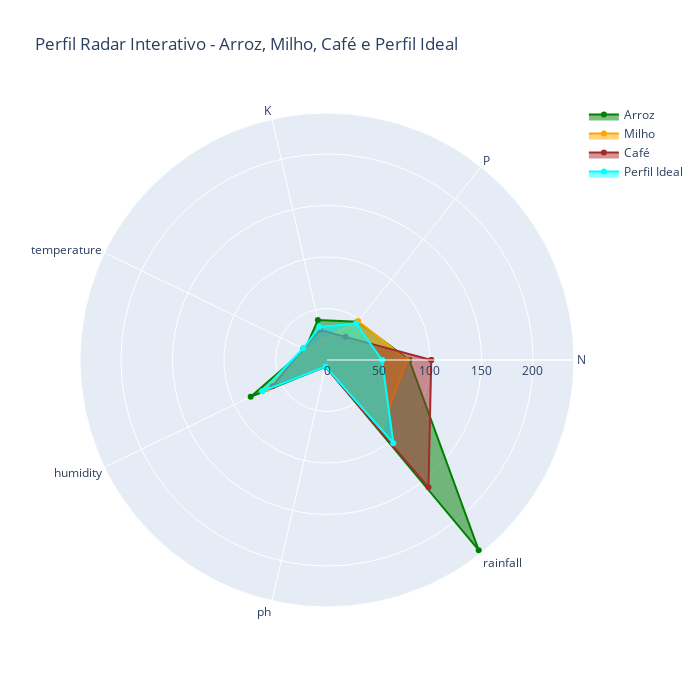

Here is the notebook cell this chart was saved with:
### Markdown cell above
🧭 Gráfico radar interativo (Plotly) para arroz, milho, café e perfil de solo ideal

Este gráfico do tipo radar compara as médias das variáveis numéricas para os cultivos de arroz, milho e café, além de um perfil de solo ideal definido previamente. Cada cultura apresenta um perfil específico, com destaque para diferentes variáveis como precipitação, umidade, nitrogênio, fósforo, potássio, pH e temperatura. O perfil ideal serve como referência para identificar o quão próximo cada cultura está das condições consideradas ideais. Essa visualização facilita a análise multivariada e pode apoiar decisões agronômicas, como sugestões de cultivo para determinadas regiões, ajustes no solo ou estratégias de manejo baseadas em similaridade com o perfil ideal.

### Code cell
#🧭 Gráfico radar interativo (Plotly) para arroz, milho, café e perfil ideal

# Médias por cultura
df_rice = df[df['label'] == 'rice'].drop(columns='label').mean()
df_maize = df[df['label'] == 'maize'].drop(columns='label').mean()
df_coffee = df[df['label'] == 'coffee'].drop(columns='label').mean()

# Valores em lista
val_rice = df_rice.values.tolist()
val_maize = df_maize.values.tolist()
val_coffee = df_coffee.values.tolist()
val_ideal = perfil_ideal.values.tolist()

# Fechar ciclo do radar (primeiro ponto se repete no final)
variaveis = perfil_ideal.index.tolist()
variaveis += [variaveis[0]]
val_rice += [val_rice[0]]
val_maize += [val_maize[0]]
val_coffee += [val_coffee[0]]
val_ideal += [val_ideal[0]]

# Criar figura Plotly
fig = go.Figure()

# Arroz
fig.add_trace(go.Scatterpolar(
    r=val_rice,
    theta=variaveis,
    fill='toself',
    name='Arroz',
    marker=dict(color='green'),
    hoverinfo='text',
    text=[f'{v:.1f}' for v in val_rice]
))

# Milho
fig.add_trace(go.Scatterpolar(
    r=val_maize,
    theta=variaveis,
    fill='toself',
    name='Milho',
    marker=dict(color='orange'),
    hoverinfo='text',
    text=[f'{v:.1f}' for v in val_maize]
))

# Café
fig.add_trace(go.Scatterpolar(
    r=val_coffee,
    theta=variaveis,
    fill='toself',
    name='Café',
    marker=dict(color='brown'),
    hoverinfo='text',
    text=[f'{v:.1f}' for v in val_coffee]
))

# Perfil Ideal
fig.add_trace(go.Scatterpolar(
    r=val_ideal,
    theta=variaveis,
    fill='toself',
    name='Perfil Ideal',
    marker=dict(color='cyan'),
    hoverinfo='text',
    text=[f'{v:.1f}' for v in val_ideal]
))

# Layout
fig.update_layout(
    polar=dict(
        radialaxis=dict(visible=True)
    ),
    title="Perfil Radar Interativo - Arroz, Milho, Café e Perfil Ideal",
    showlegend=True,
    height=700,
    width=700
)

# Exibir
fig.show()

### Figure 1 — Plotly figure (JSON) as saved in the notebook; plotly's stock layout.template omitted (floating-point values rounded to 4 significant figures)
{"data": [{"fill": "toself", "hoverinfo": "text", "marker": {"color": "green"}, "name": "Arroz", "r": [79.89, 47.58, 39.87, 23.69, 82.27, 6.425, 236.2, 79.89], "text": ["79.9", "47.6", "39.9", "23.7", "82.3", "6.4", "236.2", "79.9"], "theta": ["N", "P", "K", "temperature", "humidity", "ph", "rainfall", "N"], "type": "scatterpolar"}, {"fill": "toself", "hoverinfo": "text", "marker": {"color": "orange"}, "name": "Milho", "r": [77.76, 48.44, 19.79, 22.39, 65.09, 6.245, 84.77, 77.76], "text": ["77.8", "48.4", "19.8", "22.4", "65.1", "6.2", "84.8", "77.8"], "theta": ["N", "P", "K", "temperature", "humidity", "ph", "rainfall", "N"], "type": "scatterpolar"}, {"fill": "toself", "hoverinfo": "text", "marker": {"color": "brown"}, "name": "Café", "r": [101.2, 28.74, 29.94, 25.54, 58.87, 6.79, 158.1, 101.2], "text": ["101.2", "28.7", "29.9", "25.5", "58.9", "6.8", "158.1", "101.2"], "theta": ["N", "P", "K", "temperature", "humidity", "ph", "rainfall", "N"], "type": "scatterpolar"}, {"fill": "toself", "hoverinfo": "text", "marker": {"color": "cyan"}, "name": "Perfil Ideal", "r": [53.42, 45.4, 33, 25.77, 69.9, 6.51, 103.3, 53.42], "text": ["53.4", "45.4", "33.0", "25.8", "69.9", "6.5", "103.3", "53.4"], "theta": ["N", "P", "K", "temperature", "humidity", "ph", "rainfall", "N"], "type": "scatterpolar"}], "layout": {"height": 700, "polar": {"radialaxis": {"visible": true}}, "showlegend": true, "title": {"text": "Perfil Radar Interativo - Arroz, Milho, Café e Perfil Ideal"}, "width": 700}}
